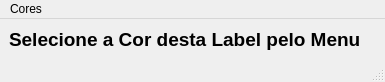
<?xml version="1.0" encoding="UTF-8"?>
<ui version="4.0">
 <class>MainWindow</class>
 <widget class="QMainWindow" name="MainWindow">
  <property name="geometry">
   <rect>
    <x>0</x>
    <y>0</y>
    <width>385</width>
    <height>82</height>
   </rect>
  </property>
  <property name="maximumSize">
   <size>
    <width>400</width>
    <height>16777215</height>
   </size>
  </property>
  <property name="windowTitle">
   <string>MainWindow</string>
  </property>
  <widget class="QWidget" name="centralwidget">
   <layout class="QGridLayout" name="gridLayout">
    <item row="0" column="0">
     <widget class="QLabel" name="label">
      <property name="font">
       <font>
        <pointsize>14</pointsize>
        <weight>75</weight>
        <bold>true</bold>
       </font>
      </property>
      <property name="text">
       <string>Selecione a Cor desta Label pelo Menu</string>
      </property>
     </widget>
    </item>
   </layout>
  </widget>
  <widget class="QMenuBar" name="menubar">
   <property name="geometry">
    <rect>
     <x>0</x>
     <y>0</y>
     <width>385</width>
     <height>21</height>
    </rect>
   </property>
   <widget class="QMenu" name="menuCores">
    <property name="title">
     <string>Cores</string>
    </property>
    <addaction name="actionAzul"/>
    <addaction name="actionVerde"/>
    <addaction name="actionVermelho"/>
   </widget>
   <addaction name="menuCores"/>
  </widget>
  <widget class="QStatusBar" name="statusBar"/>
  <action name="actionAzul">
   <property name="text">
    <string>Azul</string>
   </property>
  </action>
  <action name="actionVerde">
   <property name="text">
    <string>Verde</string>
   </property>
  </action>
  <action name="actionVermelho">
   <property name="text">
    <string>Vermelho</string>
   </property>
  </action>
 </widget>
 <resources/>
 <connections/>
</ui>
